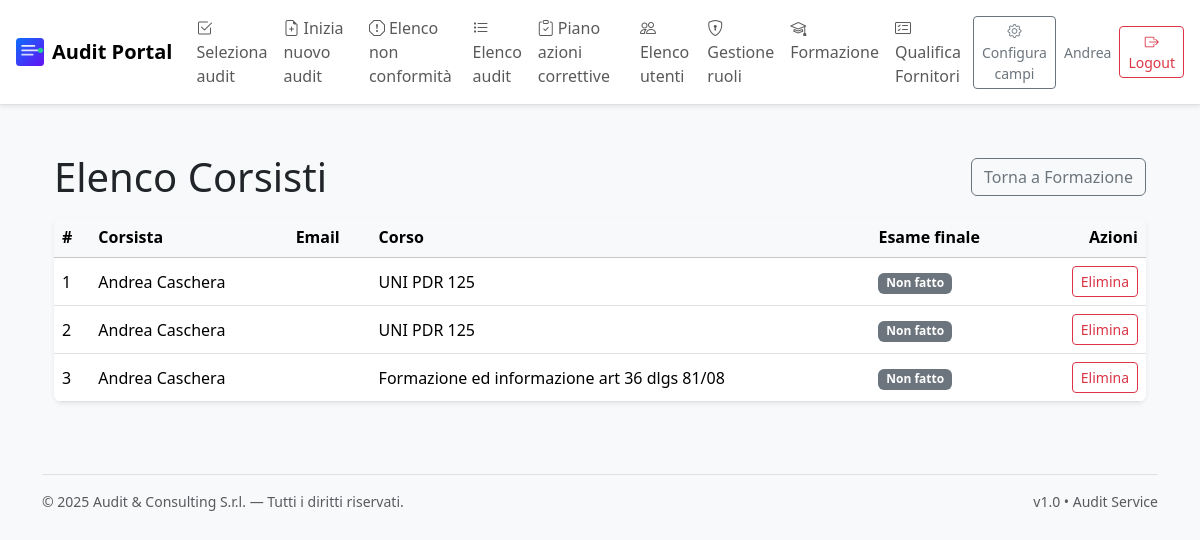
Screenshot of /formazione/corsisti (signed in) with the database file from the repository.
### app.py (models this page shows, shortened)
    class User(db.Model, UserMixin):
        __tablename__ = "users"
        id = db.Column(db.Integer, primary_key=True)
        name = db.Column(db.String(120), nullable=False)
        email = db.Column(db.String(255), unique=True, nullable=False)
        password_hash = db.Column(db.String(255), nullable=False)
        role = db.Column(db.String(20), nullable=False, default="junior")  # 'supervisor' | 'admin' | 'junior'
        requested_role = db.Column(db.String(20), nullable=True)           # richiesta di promozione
        def is_supervisor(self) -> bool:
            return self.role == "supervisor"

### training_models.py (models this page shows)
class Enrollment(db.Model):
    __tablename__ = "enrollments"
    id = db.Column(db.Integer, primary_key=True)
    candidate_id = db.Column(db.Integer, db.ForeignKey("candidates.id"), nullable=False)
    course_id = db.Column(db.Integer, db.ForeignKey("courses.id"), nullable=False)
    completed_material = db.Column(db.Boolean, default=False)
    exam_score = db.Column(db.Integer, nullable=True)
    exam_passed = db.Column(db.Boolean, default=False)
    certificate_path = db.Column(db.String(512), nullable=True)
    created_at = db.Column(db.DateTime, default=datetime.utcnow)
    candidate = db.relationship("Candidate", back_populates="enrollments")
    course = db.relationship("Course", back_populates="enrollments")

class Candidate(db.Model):
    __tablename__ = "candidates"
    id = db.Column(db.Integer, primary_key=True)
    first_name = db.Column(db.String(128), nullable=False)
    last_name = db.Column(db.String(128), nullable=False)
    place_of_birth = db.Column(db.String(128), nullable=True)
    date_of_birth = db.Column(db.Date, nullable=True)
    role = db.Column(db.String(128), nullable=True)
    created_at = db.Column(db.DateTime, default=datetime.utcnow)
    enrollments = db.relationship("Enrollment", back_populates="candidate", cascade="all, delete-orphan")

class Course(db.Model):
    __tablename__ = "courses"
    id = db.Column(db.Integer, primary_key=True)
    title = db.Column(db.String(255), nullable=False)
    teacher = db.Column(db.String(255), nullable=False)
    validity_months = db.Column(db.Integer, nullable=True)
    material_filename = db.Column(db.String(512), nullable=True)
    material_mimetype = db.Column(db.String(128), nullable=True)
    created_at = db.Column(db.DateTime, default=datetime.utcnow)
    enrollments = db.relationship("Enrollment", back_populates="course", cascade="all, delete-orphan")

### training.py (the view)
@training_bp.get("/corsisti")
@login_required
def corsisti_list():
    enrollments = Enrollment.query.order_by(Enrollment.id.desc()).all()
    return render_template("formazione/elenco_corsisti.html", enrollments=enrollments)

### templates/formazione/elenco_corsisti.html (shortened to what this page needs)
{% extends "base.html" %}
{% block content %}
<div class="container py-4">
  <div class="d-flex align-items-center justify-content-between mb-3">
    <h1 class="mb-0">Elenco Corsisti</h1>
    <a href="{{ url_for('training.index') }}" class="btn btn-outline-secondary">Torna a Formazione</a>
  </div>
  {% if enrollments|length == 0 %}
    <div class="alert alert-info">Nessun corsista registrato al momento.</div>
  {% else %}
    <div class="table-responsive shadow-sm rounded-3">
      <table class="table align-middle mb-0">
        <thead class="table-light">
          <tr>
            <th>#</th>
            <th>Corsista</th>
            <th>Email</th>
            <th>Corso</th>
            <th>Esame finale</th>
            <th class="text-end">Azioni</th>
          </tr>
        </thead>
        <tbody>
          {% for e in enrollments %}
            <tr>
              <td>{{ loop.index }}</td>
              <td>{{ e.candidate.first_name }} {{ e.candidate.last_name }}</td>
              <td>{{ e.candidate.email }}</td>
              <td>{{ e.course.title if e.course else "-" }}</td>
              <td>
                {% if e.exam_passed %}
                  <span class="badge bg-success">Completato</span>
                {% else %}
                  <span class="badge bg-secondary">Non fatto</span>
                {% endif %}
              </td>
              <td class="text-end">
                <form method="post" action="{{ url_for('training.delete_enrollment', enrollment_id=e.id) }}" onsubmit="return confirm('Eliminare questo corsista dal corso?');" class="d-inline">
                  <button type="submit" class="btn btn-sm btn-outline-danger">Elimina</button>
                </form>
              </td>
            </tr>
          {% endfor %}
        </tbody>
      </table>
    </div>
  {% endif %}
</div>
{% endblock %}

### templates/base.html (shortened to what this page needs)
{% set APP_NAME = config.APP_NAME if config.APP_NAME else "Audit Portal" %}
<!doctype html>
<html lang="it">
  <head>
    <link href="https://cdn.jsdelivr.net/npm/bootstrap@5.3.3/dist/css/bootstrap.min.css" rel="stylesheet">
    <link href="https://cdn.jsdelivr.net/npm/bootstrap-icons@1.11.3/font/bootstrap-icons.css" rel="stylesheet">
    <link href="{{ url_for('static', filename='custom.css') }}" rel="stylesheet">
  </head>
  <body class="bg-light">
    <nav class="navbar navbar-expand-lg bg-white border-bottom shadow-sm sticky-top">
      <div class="container-fluid px-3">
        <a class="navbar-brand d-flex align-items-center gap-2" href="{{ url_for('index') }}">
          {% if config.COMPANY_LOGO %}
            <img src="{{ config.COMPANY_LOGO }}" alt="logo" height="28">
          {% endif %}
          <span class="fw-semibold">{{ APP_NAME }}</span>
        </a>
        <div class="collapse navbar-collapse" id="navMain">
          <ul class="navbar-nav me-auto mb-2 mb-lg-0">
            {% if current_user.is_authenticated %}
              {% if current_user.is_supervisor() or current_user.is_admin() %}
                <li class="nav-item"><a class="nav-link" href="{{ url_for('select_audit') }}"><i class="bi bi-check2-square me-1"></i>Seleziona audit</a></li>
                <li class="nav-item"><a class="nav-link" href="{{ url_for('new_audit') }}"><i class="bi bi-file-earmark-plus me-1"></i>Inizia nuovo audit</a></li>
                <li class="nav-item"><a class="nav-link" href="{{ url_for('list_ncs') }}"><i class="bi bi-exclamation-octagon me-1"></i>Elenco non conformità</a></li>
              {% endif %}
              <li class="nav-item"><a class="nav-link" href="{{ url_for('list_audits') }}"><i class="bi bi-list-task me-1"></i>Elenco audit</a></li>
              <li class="nav-item"><a class="nav-link" href="{{ url_for('actions_plan') }}"><i class="bi bi-clipboard-check me-1"></i>Piano azioni correttive</a></li>
              {% if current_user.is_supervisor() %}
                <li class="nav-item"><a class="nav-link" href="{{ url_for('users_list') }}"><i class="bi bi-people me-1"></i>Elenco utenti</a></li>
                <li class="nav-item"><a class="nav-link" href="{{ url_for('manage_users') }}"><i class="bi bi-shield-lock me-1"></i>Gestione ruoli</a></li>
              {% endif %}
            {% endif %}
              <li class="nav-item"><a class="nav-link" href="{{ url_for('training.index') }}"><i class="bi bi-mortarboard me-1"></i>Formazione</a></li>
              <li class="nav-item"><a class="nav-link" href="{{ url_for('suppliers.index') }}"><i class="bi bi-card-checklist me-1"></i>Qualifica Fornitori</a></li>
</ul>
          <div class="d-flex align-items-center gap-2">
            {% if current_user.is_authenticated %}
              {% if current_user.is_supervisor() or current_user.is_admin() %}
                <a class="btn btn-outline-secondary btn-sm" href="{{ url_for('config_campi_audit') }}">
                  <i class="bi bi-gear"></i> Configura campi
                </a>
              {% endif %}
              <span class="small text-secondary d-none d-md-inline">{{ current_user.name }}</span>
              <a class="btn btn-outline-danger btn-sm" href="{{ url_for('logout') }}"><i class="bi bi-box-arrow-right"></i> Logout</a>
            {% else %}
              <a class="btn btn-primary btn-sm" href="{{ url_for('login') }}">Login</a>
              <a class="btn btn-outline-primary btn-sm" href="{{ url_for('register') }}">Registrati</a>
            {% endif %}
          </div>
        </div>
      </div>
    </nav>
    <main class="container py-4">
      {% block content %}{% endblock %}
    </main>
    <footer class="container py-4 small text-muted">
      <div class="d-flex justify-content-between border-top pt-3">
        <div>© {{ now.year }} {{ config.Audit_Consulting or "Audit & Consulting S.r.l." }} — Tutti i diritti riservati.</div>
        <div class="d-none d-md-block">v1.0 • Audit Service</div>
      </div>
    </footer>
  </body>
</html>

### static/custom.css (style rules this page uses)
.navbar-brand img { display:inline-block; height:28px; }

### rows the page displays
User: name "Andrea"
Enrollment: candidate.first_name "Andrea", candidate.last_name "Caschera", course "UNI PDR 125", exam_passed "Non fatto"
Enrollment: candidate.first_name "Andrea", candidate.last_name "Caschera", course "UNI PDR 125", exam_passed "Non fatto"
Enrollment: candidate.first_name "Andrea", candidate.last_name "Caschera", course "Formazione ed informazione art 36 dlgs 81/08", exam_passed "Non fatto"

### other values shown
{{ APP_NAME }} "Audit Portal"
{{ config.Audit_Consulting or "Audit & Consulting S.r.l." }} "Audit & Consulting S.r.l."
